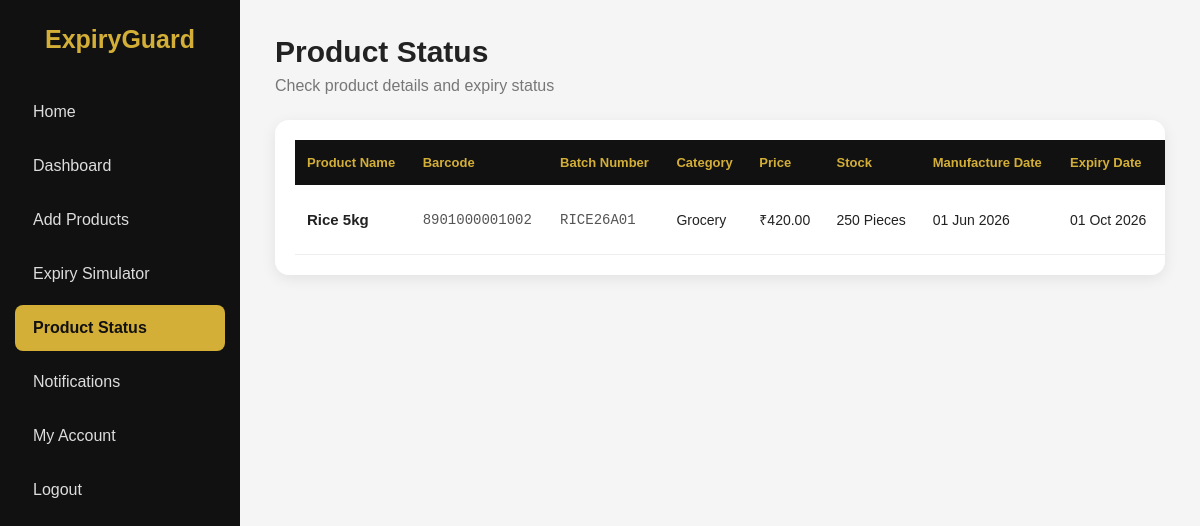
Before: /staff/product-status/ (signed in) with the older database file.
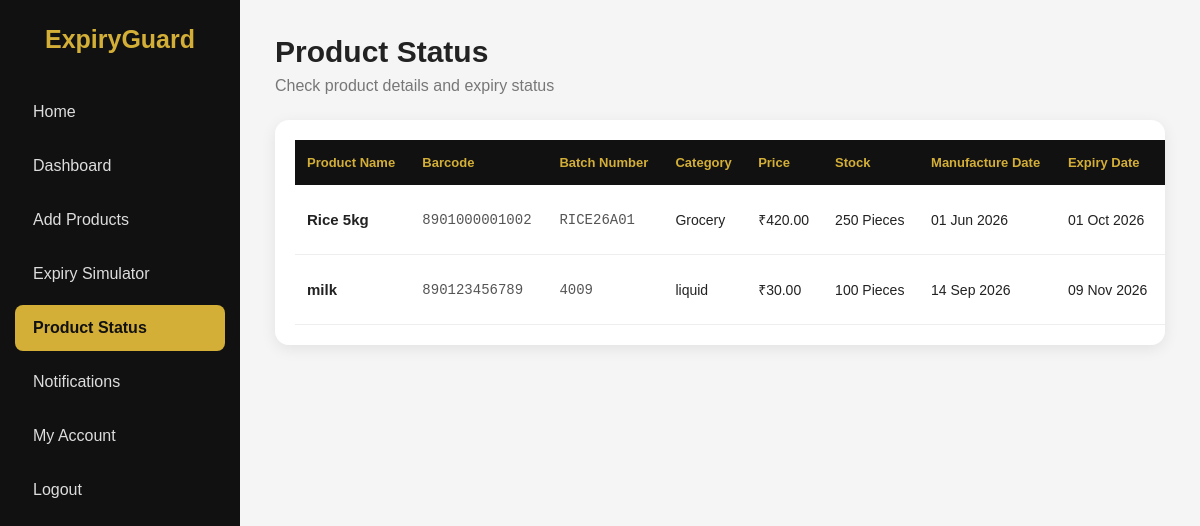
After: the same page with the newer database file.
### staff/models.py (models this page shows, shortened)
class Product(models.Model):
    name = models.CharField(max_length=200)
    barcode = models.CharField(
        max_length=100,
        unique=True
    )
    batch_number = models.CharField(
        max_length=100,
        blank=True
    )
    category = models.CharField(
        max_length=100,
        blank=True
    )
    manufacture_date = models.DateField(
        null=True,
        blank=True
    )
    expiry_date = models.DateField()
    price = models.DecimalField(
        max_digits=10,
        decimal_places=2,
        default=0
    )
    stock_quantity = models.IntegerField(
        default=0
    )

### staff/views.py (the view)
def staff_product_status(request):
    check = staff_login_required(request)
    if check:
        return check
    products = Product.objects.all().order_by("expiry_date")
    today = date.today()
    product_data = []
    for product in products:
        days_left = (product.expiry_date - today).days
        if days_left < 0:
            status = "Expired"
            status_class = "expired"
        elif days_left == 0:
            status = "Expires Today"
            status_class = "critical"
        elif days_left <= 7:
            status = "Expiring Soon"
            status_class = "warning"
        else:
            status = "Safe"
            status_class = "safe"
        product_data.append({
            "product": product,
            "days_left": days_left,
            "status": status,
            "status_class": status_class,
        })
    return render(
        request,
        "staff/product_status.html",
        {
            "product_data": product_data,
            "today": today,
        }
    )

### staff/views.py (called while the page is built)
def staff_login_required(request):
    if not request.user.is_authenticated:
        return redirect("staff_login")
    return None

### staff/templates/staff/product_status.html (shortened to what this page needs)
<!DOCTYPE html>
<html lang="en">
<head>
</head>
<body>
    <div class="sidebar">
        <div class="logo">
            ExpiryGuard
        </div>
        <a href="{% url 'staff_home' %}">
            Home
        </a>
        <a href="{% url 'staff_dashboard' %}">
            Dashboard
        </a>
        <a href="{% url 'add_product' %}">
            Add Products
        </a>
        <a href="{% url 'expiry_simulator' %}">
            Expiry Simulator
        </a>
        <a
            href="{% url 'staff_product_status' %}"
            class="active">
            Product Status
        </a>
        <a href="{% url 'staff_notifications' %}">
            Notifications
        </a>
        <a href="{% url 'staff_account' %}">
            My Account
        </a>
        <a href="{% url 'staff_logout' %}">
            Logout
        </a>
    </div>
    <div class="main">
        <div class="header">
            <h1>
                Product Status
            </h1>
            <p>
                Check product details and expiry status
            </p>
        </div>
        {% if product_data %}
            <div class="table-container">
                <table>
                    <thead>
                        <tr>
                            <th>
                                Product Name
                            </th>
                            <th>
                                Barcode
                            </th>
                            <th>
                                Batch Number
                            </th>
                            <th>
                                Category
                            </th>
                            <th>
                                Price
                            </th>
                            <th>
                                Stock
                            </th>
                            <th>
                                Manufacture Date
                            </th>
                            <th>
                                Expiry Date
                            </th>
                            <th>
                            </th>
                        </tr>
                    </thead>
                    <tbody>
                        {% for item in product_data %}
                            <tr>
                                <td>
                                    <span class="product-name">
                                        {{ item.product.name }}
                                    </span>
                                </td>
                                <td>
                                    <span class="barcode">
                                        {{ item.product.barcode|default:"-" }}
                                    </span>
                                </td>
                                <td>
                                    <span class="batch">
                                        {{ item.product.batch_number|default:"-" }}
                                    </span>
                                </td>
                                <td>
                                    {{ item.product.category|default:"-" }}
                                </td>
                                <td>
                                    ₹{{ item.product.price }}
                                </td>
                                <td>
                                    {{ item.product.stock_quantity }} Pieces
                                </td>
                                <td>
                                    {% if item.product.manufacture_date %}
                                        {{ item.product.manufacture_date|date:"d M Y" }}
                                    {% else %}
                                        -
                                    {% endif %}
                                </td>
                                <td>
                                    {{ item.product.expiry_date|date:"d M Y" }}
                                </td>
                                <td>
                                </td>
                            </tr>
                        {% endfor %}
                    </tbody>
                </table>
            </div>
        {% endif %}
    </div>
</body>
</html>

### staff/templates/staff/product_status.html (style rules this page uses)
* { margin: 0; padding: 0; box-sizing: border-box; font-family: Arial, sans-serif; }
body { background: #f5f5f5; color: #222; }
.sidebar { position: fixed; left: 0; top: 0; width: 240px; height: 100vh; background: #111; padding: 25px 15px; overflow-y: auto; }
.logo { color: #d4af37; font-size: 25px; font-weight: bold; text-align: center; margin-bottom: 35px; }
.sidebar a { display: block; text-decoration: none; color: #ddd; padding: 14px 18px; margin-bottom: 8px; border-radius: 8px; transition: 0.2s ease; }
.sidebar a.active { background: #d4af37; color: #111; font-weight: bold; }
.main { margin-left: 240px; padding: 35px; }
.header { margin-bottom: 25px; }
.header h1 { font-size: 30px; margin-bottom: 8px; }
.header p { color: #777; }
.table-container { background: white; border-radius: 14px; padding: 20px; box-shadow: 0 4px 15px rgba(0, 0, 0, 0.08); overflow-x: auto; }
table { width: 100%; border-collapse: collapse; min-width: 1200px; }
th { background: #111; color: #d4af37; padding: 15px 12px; text-align: left; font-size: 13px; white-space: nowrap; }
td { padding: 15px 12px; border-bottom: 1px solid #eee; font-size: 14px; white-space: nowrap; }
.product-name { font-weight: bold; font-size: 15px; }
.barcode, .batch { font-family: monospace; color: #555; }

Changed rows visible on the page:
added Product: product.name "milk", product.barcode "890123456789", product.batch_number "4009", product.category "liquid", product.price "30.00", product.stock_quantity "100", product.manufacture_date "14 Sep 2026", product.expiry_date "09 Nov 2026"
